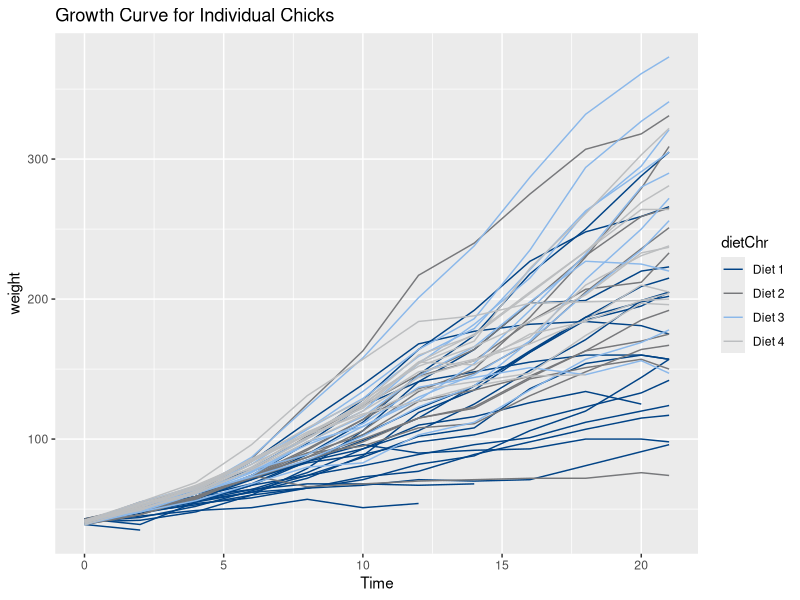
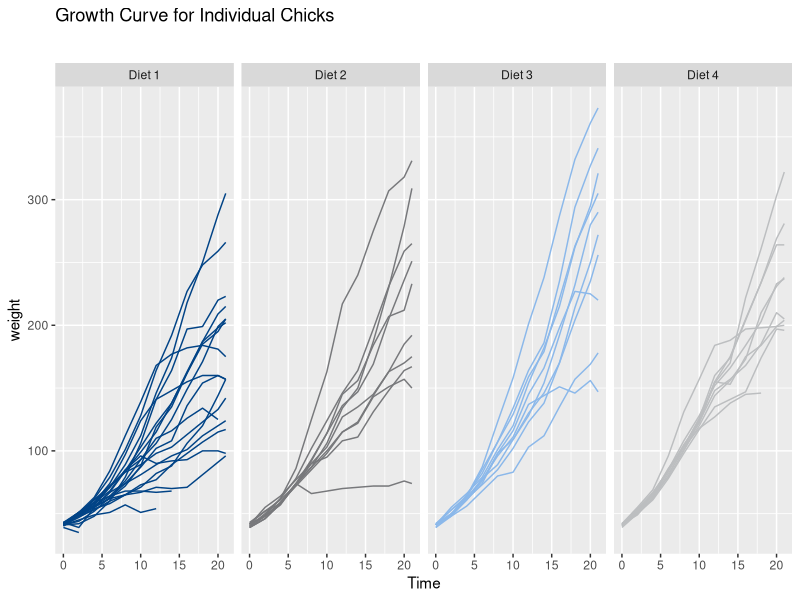
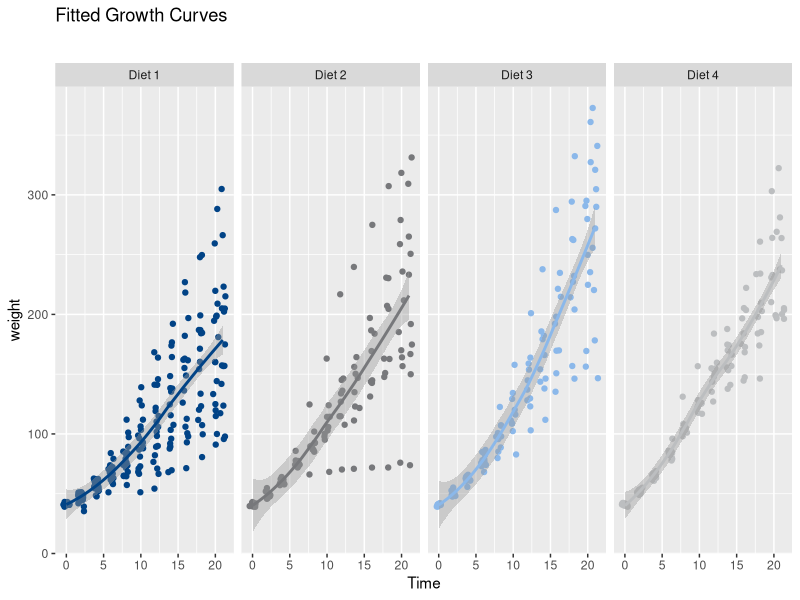
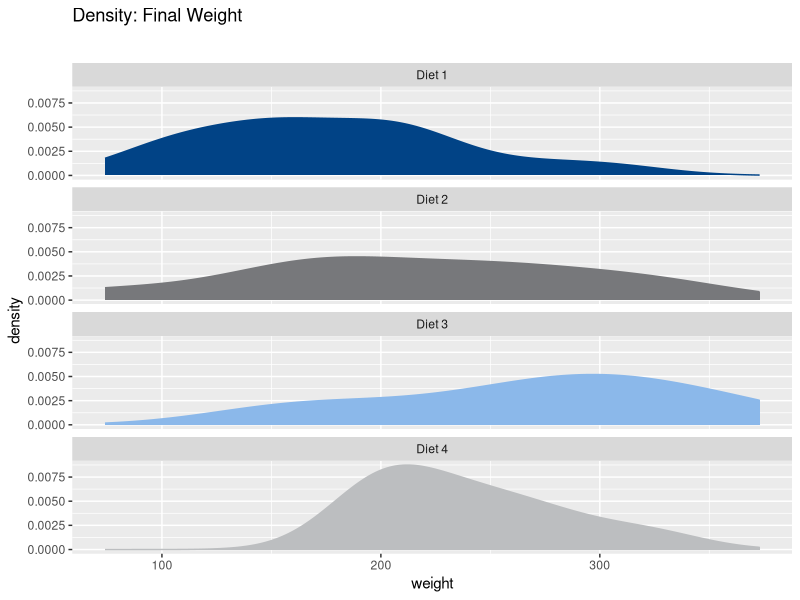

Here is the R script that generated these plots, in order:
## ---- chunk 1
start_program <- proc.time()
## ---- chunk 2
packages <- c("data.table", "knitr", "ggplot2")
sapply(packages, require, character.only=TRUE, quietly=TRUE)
## ---- chunk 3
colorPalette <- function () {
  c(rgb(  1,  67, 134, maxColorValue=255),
    rgb(119, 120, 123, maxColorValue=255),
    rgb(139, 184, 234, maxColorValue=255),
    rgb(188, 190, 192, maxColorValue=255),
    rgb( 94, 122, 162, maxColorValue=255),
    rgb(223, 122,  28, maxColorValue=255))
}
## ---- chunk 4
head(ChickWeight)
## ---- chunk 5
summary(ChickWeight)
## ---- chunk 6
ChickWeight <- data.table(ChickWeight)
## ---- chunk 7
mean_ChickWeight <- ChickWeight[Time %in% c(0,10,21),
                                list(mean_weight = round(mean(weight), digits=1)),
                                by = list(Diet,Time)]

kable(mean_ChickWeight)
## ---- chunk 8
ChickWeight[, dietChr := sprintf("Diet %d", Diet)]
## ---- chunk 9
ggplot() +
  geom_line(data=ChickWeight, aes(x=Time, y=weight, color=dietChr, group=Chick)) +
  scale_color_manual(values=colorPalette()) +
  ggtitle("Growth Curve for Individual Chicks")

## ---- chunk 10
ggplot() +
  geom_line(data=ChickWeight, aes(x=Time, y=weight, color=dietChr, group=Chick)) +
  facet_wrap(~ dietChr, nrow=1) + 
  scale_color_manual(values=colorPalette()) +
  theme(legend.position="none") +
  ggtitle(bquote(atop("Growth Curve for Individual Chicks")))
## ---- chunk 11
ggplot() +
  geom_jitter(data=ChickWeight, aes(x=Time, y=weight, colour=dietChr)) +
  geom_smooth(data=ChickWeight, aes(x=Time, y=weight, colour=dietChr)) +
  facet_wrap(~ dietChr, nrow=1) + 
  scale_color_manual(values=colorPalette()) +
  theme(legend.position="none") +
  ggtitle(bquote(atop("Fitted Growth Curves")))
## ---- chunk 12
ggplot(ChickWeight[Time==21], aes(x=weight, colour=dietChr, fill=dietChr)) +
    geom_density() +
  facet_wrap(~ dietChr, nrow=4) + 
  scale_color_manual(values=colorPalette()) +
  scale_fill_manual(values=colorPalette()) +
  theme(legend.position="none") +
  ggtitle(bquote(atop("Density: Final Weight")))
## ---- chunk 13
time_program <- proc.time()-start_program
print(paste("Total runtime:", format(time_program[3]/60,digits=3), "minutes"))
rm(list=ls())
invisible(gc())
